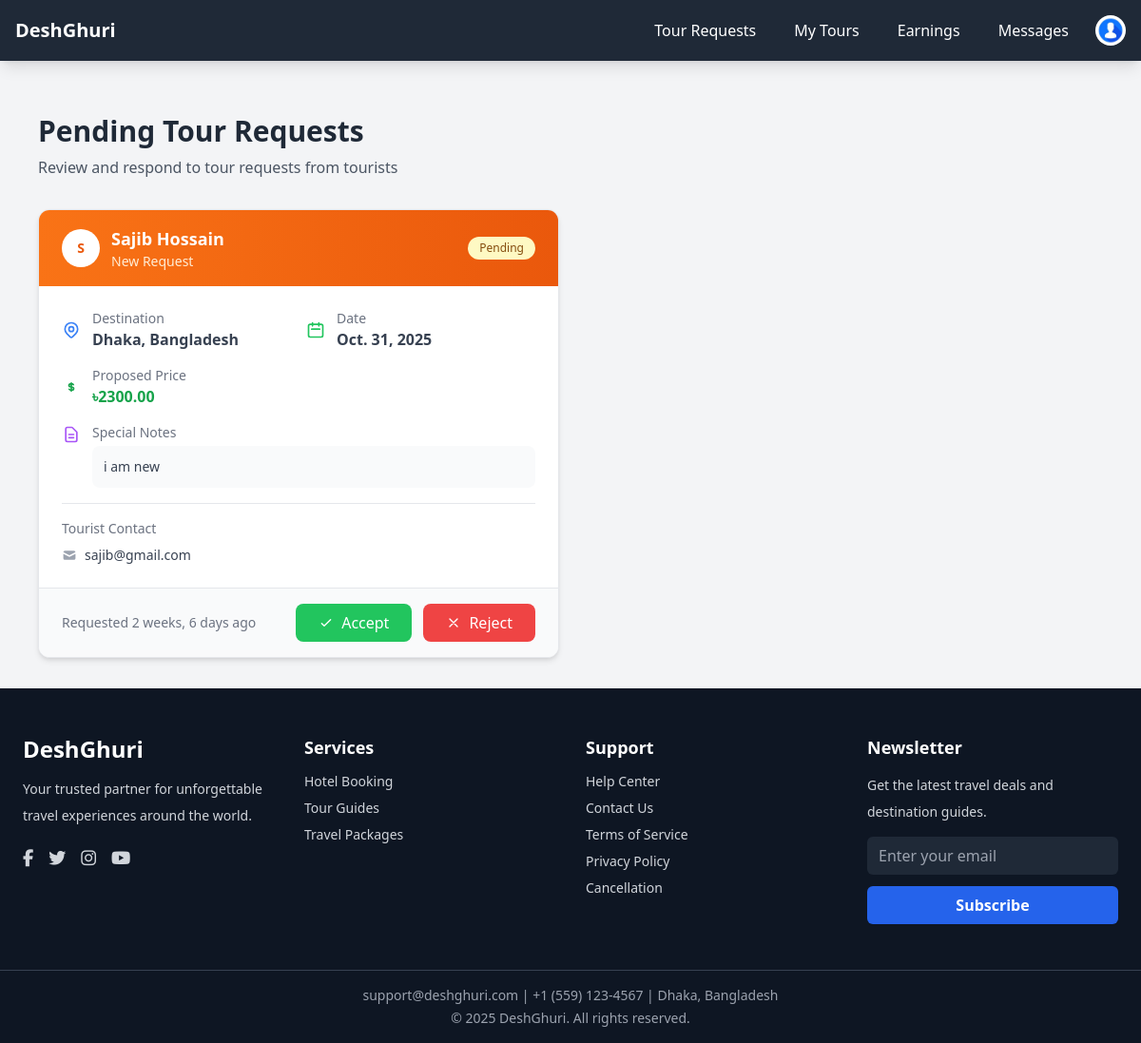
Screenshot of /guides/tour_requests/ (signed in) with the database file from the repository.
### guides/models.py (models this page shows, shortened)
class TourRequest(models.Model):
    tourist = models.ForeignKey(settings.AUTH_USER_MODEL, on_delete=models.CASCADE, related_name="tourist_requests")
    guide = models.ForeignKey(settings.AUTH_USER_MODEL, on_delete=models.CASCADE, related_name="guide_requests",
                              null=True, blank=True)
    destination = models.CharField(max_length=200)
    date = models.DateField()
    number_of_travelers = models.PositiveIntegerField(
        default=1,
        verbose_name="Number of Travelers"
    )
    duration_hours = models.PositiveIntegerField(
        choices=[
            (2, '2 hours (Quick tour)'),
            (4, '4 hours (Half day)'),
            (8, '8 hours (Full day)'),
            (12, '12 hours (Full day+)'),
        ],
        default=4,
        verbose_name="Tour Duration"
    )
    places_to_explore = models.CharField(
        max_length=500,
        blank=True,
        verbose_name="Places to Explore",
        help_text="Specific places the tourist wants to visit"
    )
    price = models.DecimalField(
        max_digits=10,
        decimal_places=2,
        null=True,
        blank=True,
        verbose_name="Proposed Price"
    )
    notes = models.TextField(blank=True)
    status = models.CharField(
        max_length=20,
        choices=[
            ("pending", "Pending"),
            ("accepted", "Accepted"),
            ("completed", "Completed"),
            ("rejected", "Rejected")
        ],
        default="pending"
    )
    created_at = models.DateTimeField(auto_now_add=True)
    class Meta:
        verbose_name = "Tour Request"
        verbose_name_plural = "Tour Requests"

### accounts/models.py (models this page shows, shortened)
class User(AbstractUser):
    username = models.CharField(
        max_length=150,
        unique=True,
        help_text="Required. 150 characters or fewer."
    )
    ROLE_CHOICES = (
        ('tourist', 'Tourist'),
        ('guide', 'Guide'),
        ('hotel_manager', 'Hotel Manager'),
    )
    role = models.CharField(max_length=20, choices=ROLE_CHOICES)
    agree_terms = models.BooleanField(default=False)

### accounts/utils.py (the view)
        def wrapper(request, *args, **kwargs):
            if request.user.is_authenticated and request.user.role in allowed_roles:
                return view_func(request, *args, **kwargs)
            else:
                raise PermissionDenied

### accounts/context_processors.py (called while the page is built)
def user_role(request):
    user = None
    role = None
    if request.user.is_authenticated:
        user = request.user
        role = user.role  # from your custom User model field
    return {
        'logged_user': user,
        'logged_role': role,
    }

### accounts/utils.py (called while the page is built)
def role_required(allowed_roles=None):
    if allowed_roles is None:
        allowed_roles = []
    def decorator(view_func):
        def wrapper(request, *args, **kwargs):
            if request.user.is_authenticated and request.user.role in allowed_roles:
                return view_func(request, *args, **kwargs)
            else:
                raise PermissionDenied
        return wrapper
    return decorator

### guides/views.py (called while the page is built)
@login_required
@role_required(['guide'])
def tour_requests(request):
    requests = TourRequest.objects.filter(guide=request.user, status="pending")
    return render(request, "guides/tour_requests.html", {"requests": requests})

### template/guides/tour_requests.html (shortened to what this page needs)
{% extends "base.html" %}
{% block content %}
<div class="max-w-6xl mx-auto px-4 py-8">
  <div class="mb-8">
    <h1 class="text-3xl font-bold text-gray-800 mb-2">Pending Tour Requests</h1>
    <p class="text-gray-600">Review and respond to tour requests from tourists</p>
  </div>
  {% if requests %}
    <div class="grid grid-cols-1 lg:grid-cols-2 gap-6">
      {% for req in requests %}
      <div class="bg-white rounded-xl shadow-md border border-gray-200 hover:shadow-lg transition-shadow duration-300 overflow-hidden">
        <div class="bg-gradient-to-r from-orange-500 to-orange-600 px-6 py-4">
          <div class="flex justify-between items-center">
            <div class="flex items-center">
              <div class="w-10 h-10 bg-white rounded-full flex items-center justify-center mr-3">
                <span class="text-orange-600 font-bold text-sm">
                  {{ req.tourist.get_full_name|default:req.tourist.username|first|upper }}
                </span>
              </div>
              <div>
                <h3 class="text-lg font-bold text-white">{{ req.tourist.get_full_name|default:req.tourist.username }}</h3>
                <p class="text-orange-100 text-sm">New Request</p>
              </div>
            </div>
            <span class="bg-yellow-100 text-yellow-800 text-xs font-medium px-3 py-1 rounded-full">
              Pending
            </span>
          </div>
        </div>
        <div class="p-6">
          <div class="grid grid-cols-1 md:grid-cols-2 gap-4 mb-4">
            <div class="flex items-center text-gray-700">
              <div>
                <p class="text-sm text-gray-500">Destination</p>
                <p class="font-semibold">{{ req.destination }}</p>
              </div>
            </div>
            <div class="flex items-center text-gray-700">
              <svg class="w-5 h-5 mr-3 text-green-500" fill="none" stroke="currentColor" viewBox="0 0 24 24">
                <path stroke-linecap="round" stroke-linejoin="round" stroke-width="2" d="M8 7V3m8 4V3m-9 8h10M5 21h14a2 2 0 002-2V7a2 2 0 00-2-2H5a2 2 0 00-2 2v12a2 2 0 002 2z"/>
              </svg>
              <div>
                <p class="text-sm text-gray-500">Date</p>
                <p class="font-semibold">{{ req.date }}</p>
              </div>
            </div>
          </div>
          <div class="mb-4">
            <div class="flex items-center text-gray-700">
              <svg class="w-5 h-5 mr-3 text-green-600" fill="none" stroke="currentColor" viewBox="0 0 24 24">
                <path stroke-linecap="round" stroke-linejoin="round" stroke-width="2" d="M12 8c-1.657 0-3 .895-3 2s1.343 2 3 2 3 .895 3 2-1.343 2-3 2m0-8c1.11 0 2.08.402 2.599 1M12 8V7m0 1v8m0 0v1m0-1c-1.11 0-2.08-.402-2.599-1"/>
              </svg>
              <div>
                <p class="text-sm text-gray-500">Proposed Price</p>
                <p class="font-semibold text-green-600">
                  {% if req.price %}
                    ৳{{ req.price }}
                  {% else %}
                    <span class="text-gray-500">Not specified</span>
                  {% endif %}
                </p>
              </div>
            </div>
          </div>
          {% if req.notes %}
          <div class="mb-4">
            <div class="flex items-start">
              <svg class="w-5 h-5 mr-3 text-purple-500 mt-0.5" fill="none" stroke="currentColor" viewBox="0 0 24 24">
                <path stroke-linecap="round" stroke-linejoin="round" stroke-width="2" d="M9 12h6m-6 4h6m2 5H7a2 2 0 01-2-2V5a2 2 0 012-2h5.586a1 1 0 01.707.293l5.414 5.414a1 1 0 01.293.707V19a2 2 0 01-2 2z"/>
              </svg>
              <div class="flex-1">
                <p class="text-sm text-gray-500 mb-1">Special Notes</p>
                <p class="text-gray-700 bg-gray-50 rounded-lg p-3 text-sm">{{ req.notes }}</p>
              </div>
            </div>
          </div>
          {% endif %}
          <div class="border-t border-gray-200 pt-4 mt-4">
            <p class="text-sm text-gray-500 mb-2">Tourist Contact</p>
            <div class="flex items-center text-gray-700">
              <svg class="w-4 h-4 mr-2 text-gray-400" fill="currentColor" viewBox="0 0 20 20">
                <path d="M2.003 5.884L10 9.882l7.997-3.998A2 2 0 0016 4H4a2 2 0 00-1.997 1.884z"/>
                <path d="M18 8.118l-8 4-8-4V14a2 2 0 002 2h12a2 2 0 002-2V8.118z"/>
              </svg>
              <span class="text-sm">{{ req.tourist.email }}</span>
            </div>
          </div>
        </div>
        <div class="bg-gray-50 px-6 py-4 border-t border-gray-200">
          <div class="flex flex-col sm:flex-row sm:justify-between sm:items-center space-y-3 sm:space-y-0">
            <div class="text-sm text-gray-500">
              Requested {{ req.created_at|timesince }} ago
            </div>
            <div class="flex space-x-3">
              <a href="{% url 'accept_request' req.id %}"
                 class="flex-1 sm:flex-none bg-green-500 hover:bg-green-600 text-white px-6 py-2 rounded-lg font-medium transition-colors duration-200 text-center flex items-center justify-center">
                <svg class="w-4 h-4 mr-2" fill="none" stroke="currentColor" viewBox="0 0 24 24">
                  <path stroke-linecap="round" stroke-linejoin="round" stroke-width="2" d="M5 13l4 4L19 7"/>
                </svg>
                Accept
              </a>
              <a href="{% url 'reject_request' req.id %}"
                 class="flex-1 sm:flex-none bg-red-500 hover:bg-red-600 text-white px-6 py-2 rounded-lg font-medium transition-colors duration-200 text-center flex items-center justify-center">
                <svg class="w-4 h-4 mr-2" fill="none" stroke="currentColor" viewBox="0 0 24 24">
                  <path stroke-linecap="round" stroke-linejoin="round" stroke-width="2" d="M6 18L18 6M6 6l12 12"/>
                </svg>
                Reject
              </a>
            </div>
          </div>
        </div>
      </div>
      {% endfor %}
    </div>
  {% endif %}
</div>
{% endblock %}

### rows the page displays
TourRequest: tourist.get_full_name|first "S", tourist.get_full_name "Sajib Hossain", destination "Dhaka, Bangladesh", date "Oct. 31, 2025", price "2300.00", notes "i am new", tourist.email "sajib@gmail.com", created_at "2 weeks, 6 days"
